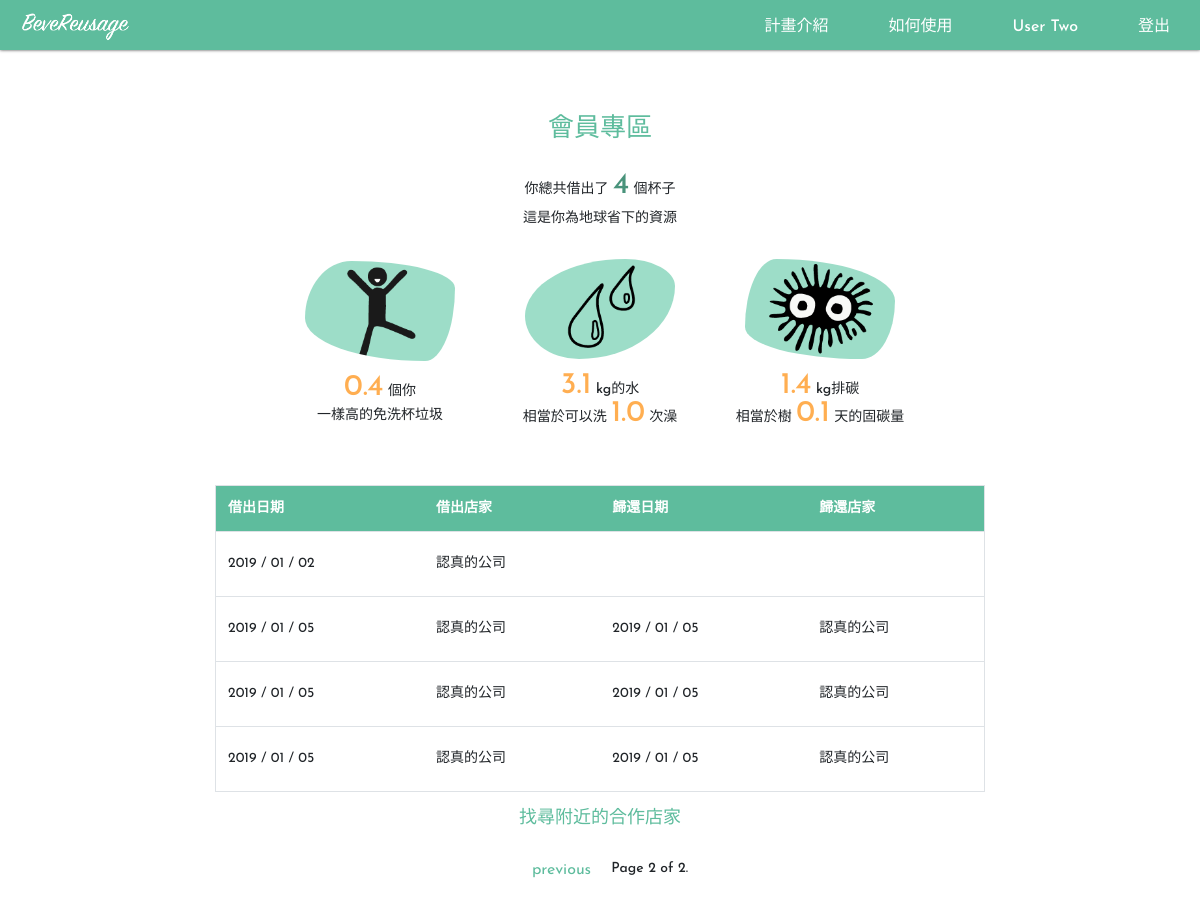
Screenshot of /interaction/customer/mycups/?page=2 (signed in) with the database file from the repository.
### interaction/models.py (models this page shows, shortened)
class CupUser(AbstractUser):
    username = models.CharField(
        error_messages={'unique': '有人使用這個名字了'},
        help_text='',
        max_length=150,
        unique=True,
        validators=[UnicodeUsernameValidator()],
        verbose_name='用戶名'
    )
    password = models.CharField(max_length=128, verbose_name='密碼')
    last_name = models.CharField(blank=True, max_length=150, verbose_name='姓氏')
    first_name = models.CharField(blank=True, max_length=30, verbose_name='名字')
    title = models.CharField(blank=True, null=True, max_length=300, verbose_name='公司稱號')
    address = models.CharField(blank=True, null=True, max_length=300, verbose_name='地址')
    phone_number = models.CharField(blank=True, null=True, max_length=10, help_text='e.g. 0912345678', verbose_name='電話號碼')
    is_customer = models.BooleanField(default=False, verbose_name='customer status')
    is_business = models.BooleanField(default=False, verbose_name='business status')
    @property
    def name(self):
        if self.first_name and self.last_name:
            english = r'(^[A-Za-z]+$)'
            if re.match(english, self.first_name+self.last_name):
                return ("%s %s" % (self.first_name, self.last_name))
            else:
                return self.last_name+self.first_name
        elif self.title:
            return self.title
        else:
            return self.username

class Record(models.Model):
    cup = models.ForeignKey('Cup', on_delete=models.SET_NULL, blank=True, null=True)
    user = models.ForeignKey('CupUser', related_name='user', on_delete=models.SET_NULL, blank=True, null=True)
    source = models.ForeignKey('CupUser', related_name='source', on_delete=models.SET_NULL, blank=True, null=True)
    destination = models.ForeignKey('CupUser', related_name='destination', on_delete=models.SET_NULL, blank=True, null=True)
    returned_at = models.DateTimeField(auto_now=True)        # record 被更新的時間就是杯子被還回來的時間
    loaned_out_at = models.DateTimeField(auto_now_add=True)  # 杯子被租出去的時間就是 record 建立的時間
    class meta:
        ordering = ['-loaned_out_at']

### interaction/views/customer.py (the view)
# urls.py: path('customer/mycups/', customer.CustomerRecordListView.as_view(), name='customer-view-cups'),
class CustomerRecordListView(LoginRequiredMixin, ListView):
    model = Record
    template_name ='customer_record.html'
    context_object_name = 'checked_out_records' # default is 'record_list'
    paginate_by = 10
    def get_queryset(self):
        return Record.objects.filter(user=self.request.user).order_by('loaned_out_at')

### interaction/templates/customer_record.html (shortened to what this page needs)
{% extends "base_generic.html" %}
{% block content %}
  {% if checked_out_records %}
   <h1>會員專區</h1>
   <div>
      <p>你總共借出了 <span id='customer-cup-count'>{{ checked_out_records | length }}</span> 個杯子
      </br>這是你為地球省下的資源
      </p>
      {% include "game_stats.html" %}
    </div>
    <div class="table_sec col-md-8">
      <table class="table table-hover">
        <thead class="table-head">
          <tr>
            <th scope="col">借出日期</th>
            <th scope="col">借出店家</th>
            <th scope="col">歸還日期</th>
            <th scope="col">歸還店家</th>
          </tr>
        </thead>
        {% for record in checked_out_records %}
        <tbody>
          <tr>
            <td>{{ record.loaned_out_at|date:"Y / m / d" }}</td>
            <td>{{ record.source.name }}</td>
            <td>{% if record.destination %} {{ record.returned_at|date:"Y / m / d" }} {% endif %}</td>
            <td>{{ record.destination.name }}</td>
          </tr>
        </tbody>
        {% endfor %}
      </table>
    </div>
  {% else %}
    <h3>歡迎！開始使用環保杯吧！</h3>
  {% endif %}
  <div class="col-md-12">
    <h3>找尋附近的合作店家</h3>
  </div>
  {% load static %}
{% endblock %}

### interaction/templates/nav_bar.html (shortened to what this page needs)
<nav class="col-12 navbar">
  <a class="logo" href="{% url 'index' %}">
    {% load static %}
    <img class="navbar-logo" src="{% static 'asset/1x/logo_word.png' %}" alt="">
  </a>
  <div class="nav-toggler navbar-collapse">
    <div class="menu">
      <ul class="nav-list">
        <li class="nav-item">
          <a class="nav-link" href="/#sec_plan">計畫介紹</a>
        </li>
        <li class="nav-item">
          <a class="nav-link" href="/#sec_usage">如何使用</a>
        </li>
          {% if user.is_authenticated %}
            {% if user.is_customer %}
              <li class="nav-item"><a class="nav-link" href="{% url 'customer-view-cups' %}">{{ user.name }}</a></li>
            {% elif user.is_business %}
              <li class="nav-item"><a class="nav-link" href="{% url 'business-manage-cups' %}">{{ user.name }}</a></li>
            {% else %}
              <li class="nav-item nav-link"></li>
              <li class="nav-item"><a class="nav-link" href="">你是 {{ user.name }}</a></li>
              <li class="nav-item"><a class="nav-link" href="{% url 'customer-view-cups' %}">顧客頁面</a></li>
              <li class="nav-item"><a class="nav-link" href="{% url 'business-manage-cups' %}">商家頁面</a></li>
            {% endif %}
            <li class="nav-item"><a class="nav-link" href="{% url 'logout' %}?next="/" ">登出</a></li>
          {% endif %}
        </ul>
    </div>
  </div>
</nav>
{% load static %}

### interaction/static/css/styles.css (style rules this page uses)
body, html { position: relative; padding:0; margin:0; width:100vw; font-family: 'Josefin Sans', sans-serif,'LiHei Pro'; }
html { scroll-behavior: smooth; }
:root { --color-main:#5EBC9D; --color-text:#ffffff; --color-second:#efefef; --color-shadow:#454545; --color-warning:#FFAE51; --color-btn:#49937B; --color-light:#9DDDC8; }
.navbar { display: flex; flex-direction: row nowrap; justify-content: space-between; position: fixed; top:0; height:50px; z-index: 100; background-color:var(--color-main); box-shadow: 0px 0px 3px var(--color-shadow); padding:0px 10px ; }
.nav-list { height:100vh !important; display: flex; flex-direction: column; justify-content: center; }
.logo { z-index:101; margin:0 auto; }
.navbar-logo { height:40px; width:130px; }
.menu { display: flex; flex-direction: column; justify-content: center; align-items: center; overflow: hidden; height: 0; transition: height 1s; position: absolute; top:0; right:0; left: 0; background-color: var(--color-main); }
ul { list-style: none; padding: 0; }
.nav-list { top:50px; height:50px; }
.nav-item { display: flex; justify-content: center; padding:15px 0px; }
.nav-link { display: block; color:var(--color-text); font-size:16px; line-height: 34px; padding:10px; font-weight:500; text-decoration: none; transition: all 0.3s; height:100%; text-align: center; -webkit-flex: 1; -ms-flex: 1; flex: 1; }
.nav-link::after { display: block; opacity:0; content: ""; height:2px; background-color: var(--color-text); }
h1 { color: var(--color-main); text-align: center; font-size:24px; padding:10px 0; width: 100%; }
h3 { color: var(--color-main); font-size: 16px; text-align: center; width: 100%; }
p { text-align: center; font-weight:500; font-size:14px; margin:0; padding-bottom: 20px; }
td { padding: 5px 5px; }
#customer-cup-count { font-size: 30px; color:var(--color-btn); }
.table_sec { padding-top:30px; display: flex; -webkit-display:flex; justify-content: center; }
.table { border-radius: 5px; border:1px solid #dee2e6; }
.table-head { background-color: var(--color-main); color: var(--color-text); }
.table tbody+tbody { border-top:1px solid #dee2e6; }
.table td { vertical-align: center; font-size:12px; }
td { line-height: 40px; }
.table thead th { border:none; font-size:14px; }
@media (min-width:650px) { h1 { font-size: 26px; } }
@media (min-width:650px) { h3 { font-size:18px; } }
@media (min-width:650px) { p { font-size:14px; } }
@media (min-width:650px) { .logo { margin:auto 0; } }
@media (min-width:650px) { .nav-toggler { display: flex; -webkit-display:flex; justify-content: space-between; } }
@media (min-width:650px) { .menu { flex-direction: row; justify-content: flex-end; top:0; float: right; height: 50px; transition: none; background-color: none; padding-top: 10px; padding-bottom: 10px; } }
@media (min-width:650px) { .nav-list { display: flex; -webkit-display:flex; flex-direction: row; justify-content: center; height:100% !important; } }
@media (min-width:650px) { .nav-item { padding:0px 20px; } }
@media (min-width:650px) { .navbar { background-color: none; } }
@media (min-width:650px) { .nav-list { height:30px; } }
@media (min-width:650px) { .menu { background-color: transparent; top:0; flex-direction: row; align-items: flex-start; overflow: unset; } }
@media (min-width:650px) { .nav-link { padding-top:0px; } }
@media (min-width:650px) { .table td { vertical-align: center; font-size:14px; } }

### rows the page displays
CupUser: name "User Two"
Record: loaned_out_at "2019 / 01 / 02", source.name "認真的公司"
Record: loaned_out_at "2019 / 01 / 05", source.name "認真的公司", returned_at "2019 / 01 / 05", destination.name "認真的公司"
Record: loaned_out_at "2019 / 01 / 05", source.name "認真的公司", returned_at "2019 / 01 / 05", destination.name "認真的公司"
Record: loaned_out_at "2019 / 01 / 05", source.name "認真的公司", returned_at "2019 / 01 / 05", destination.name "認真的公司"

### other values shown
{{ checked_out_records | length }} "4"
{{ page_obj.number }} "2"
{{ page_obj.paginator.num_pages }} "2"
